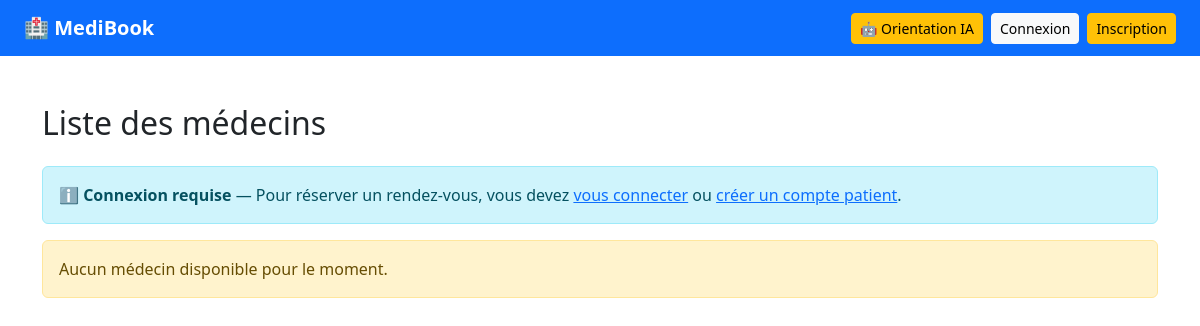
The app's page /doctors/, older data.
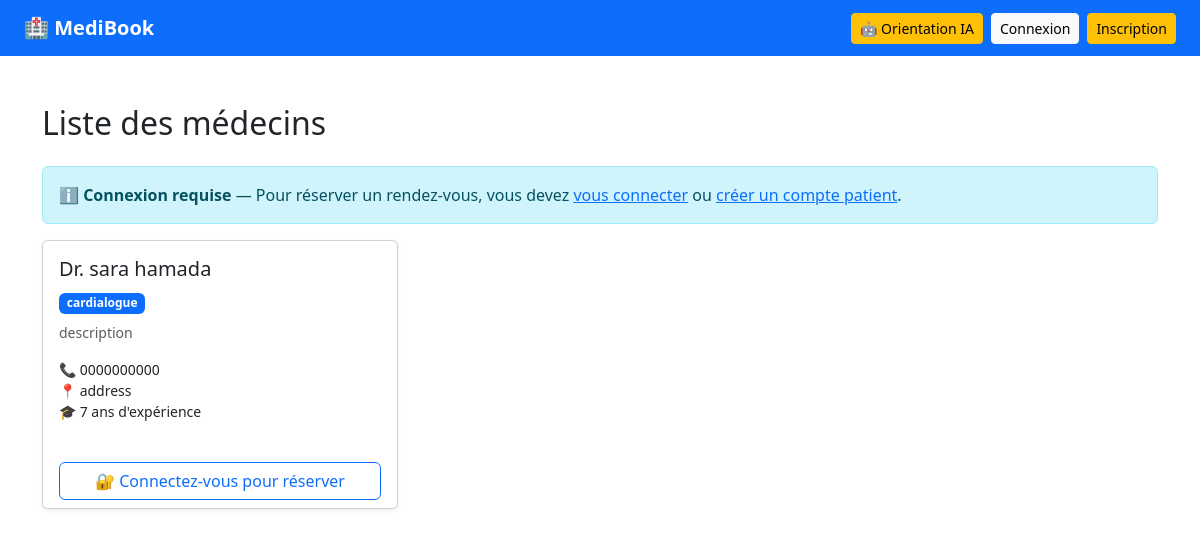
The same page, newer data.
### doctors/models.py (models this page shows, shortened)
class Doctor(models.Model):
    user = models.OneToOneField(User, on_delete=models.CASCADE)
    speciality = models.ForeignKey(Speciality, on_delete=models.SET_NULL, null=True)
    phone = models.CharField(max_length=20)
    address = models.CharField(max_length=255)
    bio = models.TextField(blank=True)
    experience_years = models.IntegerField(default=0)
    is_active = models.BooleanField(default=True)

class Speciality(models.Model):
    name = models.CharField(max_length=100)
    description = models.TextField(blank=True)

### accounts/models.py (models this page shows, shortened)
class User(AbstractUser):
    class Role(models.TextChoices):
        PATIENT = "PATIENT", "Patient"
        DOCTOR = "DOCTOR", "Doctor"
        ADMIN = "ADMIN", "Admin"
    role = models.CharField(max_length=10, choices=Role.choices, default=Role.PATIENT)

### accounts/views.py (the view)
# urls.py: path("doctors/", views.doctors_view, name="doctors"),
def doctors_view(request):
    doctors = Doctor.objects.filter(is_active=True).select_related("user", "speciality")
    return render(request, "doctors/list.html", {"doctors": doctors})

### templates/doctors/list.html (shortened to what this page needs)
<!DOCTYPE html>
<html lang="fr">
<head>
    <link href="https://cdn.jsdelivr.net/npm/bootstrap@5.3.0/dist/css/bootstrap.min.css" rel="stylesheet">
</head>
<body>
<nav class="navbar navbar-dark bg-primary px-4">
    <a class="navbar-brand fw-bold" href="/">🏥 MediBook</a>
    <div class="d-flex gap-2">
        <a href="/ai/" class="btn btn-warning btn-sm">🤖 Orientation IA</a>
        {% if user.is_authenticated %}
            <a href="/dashboard/patient/" class="btn btn-light btn-sm">Mon espace</a>
            <a href="/logout/" class="btn btn-outline-light btn-sm">Déconnexion</a>
        {% else %}
            <a href="/login/" class="btn btn-light btn-sm">Connexion</a>
            <a href="/register/" class="btn btn-warning btn-sm">Inscription</a>
        {% endif %}
    </div>
</nav>
<div class="container mt-5">
    <h2 class="mb-4">Liste des médecins</h2>
    {% if not user.is_authenticated %}
    <div class="alert alert-info">
        <strong>ℹ️ Connexion requise</strong> — Pour réserver un rendez-vous, vous devez
        <a href="/login/">vous connecter</a> ou <a href="/register/">créer un compte patient</a>.
    </div>
    {% endif %}
    {% if doctors %}
    <div class="row">
        {% for doctor in doctors %}
        <div class="col-md-4 mb-4">
            <div class="card h-100 shadow-sm">
                <div class="card-body">
                    <h5 class="card-title">
                        Dr. {{ doctor.user.first_name }} {{ doctor.user.last_name }}
                    </h5>
                    <span class="badge bg-primary mb-2">{{ doctor.speciality.name|default:"Spécialité non définie" }}</span>
                    <p class="card-text text-muted small">{{ doctor.bio|default:""|truncatechars:100 }}</p>
                    <ul class="list-unstyled small">
                        <li>📞 {{ doctor.phone|default:"—" }}</li>
                        <li>📍 {{ doctor.address|default:"—" }}</li>
                        {% if doctor.experience_years %}
                        <li>🎓 {{ doctor.experience_years }} ans d'expérience</li>
                        {% endif %}
                    </ul>
                </div>
                <div class="card-footer bg-white border-0">
                    {% if user.is_authenticated and user.role == "PATIENT" %}
                        <a href="/appointments/book/{{ doctor.id }}/" class="btn btn-primary w-100">
                            📅 Réserver un rendez-vous
                        </a>
                    {% elif user.is_authenticated %}
                        <button class="btn btn-secondary w-100" disabled>
                            Réservation réservée aux patients
                        </button>
                    {% else %}
                        <a href="/login/?next=/appointments/book/{{ doctor.id }}/" class="btn btn-outline-primary w-100">
                            🔐 Connectez-vous pour réserver
                        </a>
                    {% endif %}
                </div>
            </div>
        </div>
        {% endfor %}
    </div>
    {% else %}
    <div class="alert alert-warning">Aucun médecin disponible pour le moment.</div>
    {% endif %}
</div>
</body>
</html>

Row changes from the older to the newer data that the page shows:
added Doctor: user.first_name "sara", user.last_name "hamada", speciality.name "cardialogue", bio "description", phone "0000000000", address "address", experience_years "7"
Text that changed along with them:
text no longer shown: "Aucun médecin disponible pour le moment."
